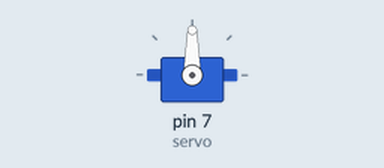
Simulated run of this sketch. Board: Arduino Uno, built with avr-gcc and run on an emulated ATmega328P. On the bench: servo. Random numbers use the default seed unless the sketch sets one; EEPROM starts erased; what the sketch prints to the serial monitor is not drawn.

Above: at 0.05 s.
At 6.05 s:
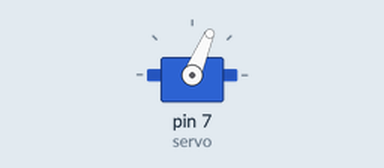
At 9.45 s:
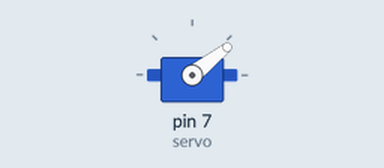
At 18.95 s:
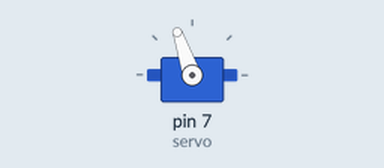
Timing chart, 0 to 32.5 s (numbered marks = the images above):
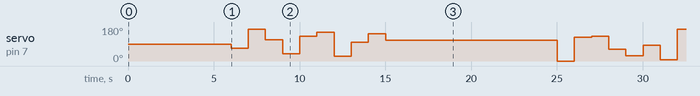

The sketch:

test4.ino
```cpp
#include <Servo.h>
#include <EEPROM.h>

Servo servo1;
int servo = 7;

int diachi = 0;
byte giatri; //byte là kiểu số nguyên từ 0-255

void setup()
{
  Serial.begin(9600);

  servo1.attach(servo);

}

void loop()
{
  for (diachi = 0; diachi < 10; diachi++)
  {
    giatri = random(0,180);
    EEPROM.write(diachi, giatri);
    Serial.print("Địa chỉ WRITE: "); Serial.print(diachi); Serial.print("   ");
    Serial.print("Giá trị: "); Serial.println(giatri);
    delay(100);
  }
  delay(5000);
  Serial.println("   ");

  for (diachi = 0; diachi < 10; diachi++)
  {
    giatri = EEPROM.read(diachi);
    Serial.print("Địa chỉ READ: "); Serial.print(diachi); Serial.print("   ");
    Serial.print("Giá trị: "); Serial.println(giatri);

    servo1.write(giatri);
    delay(1000);
  }
  Serial.println("   ");
  delay(3000);
}
```
